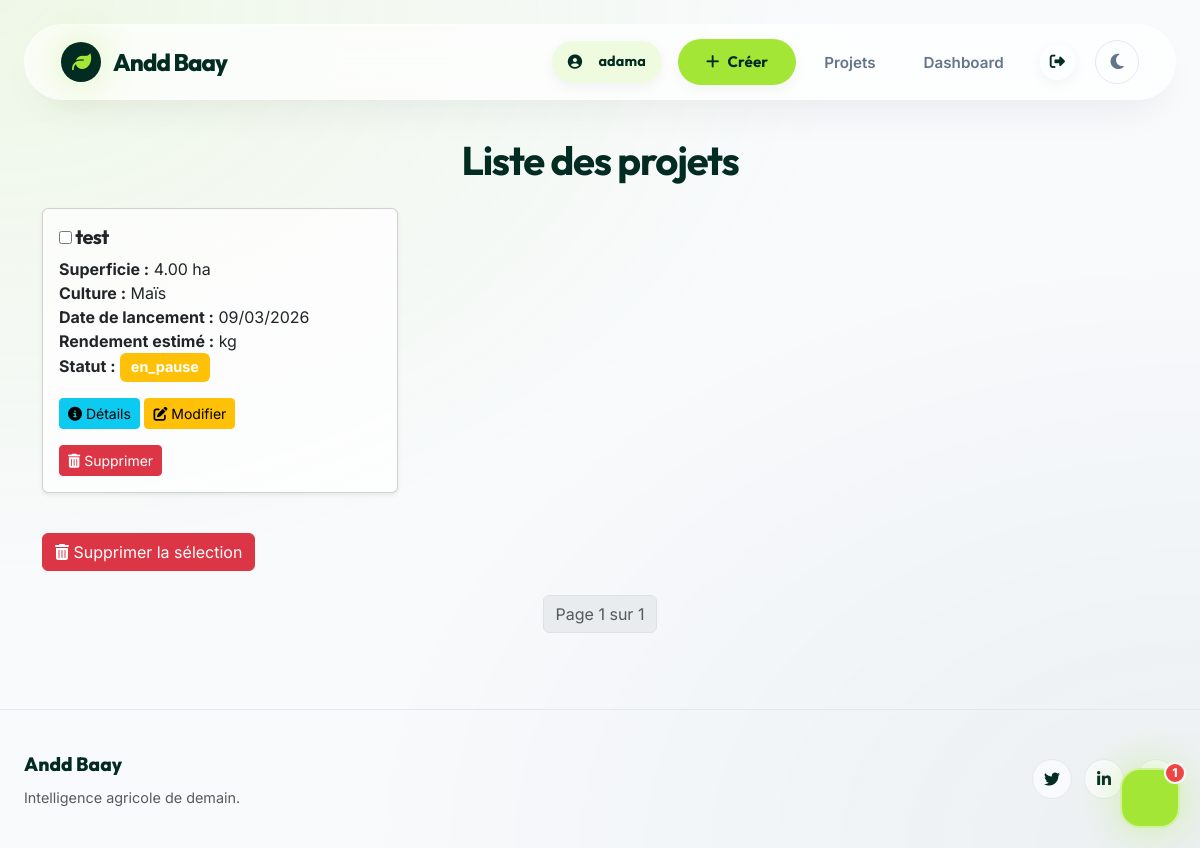
Before: /liste-projets/ (signed in) with the older database file.
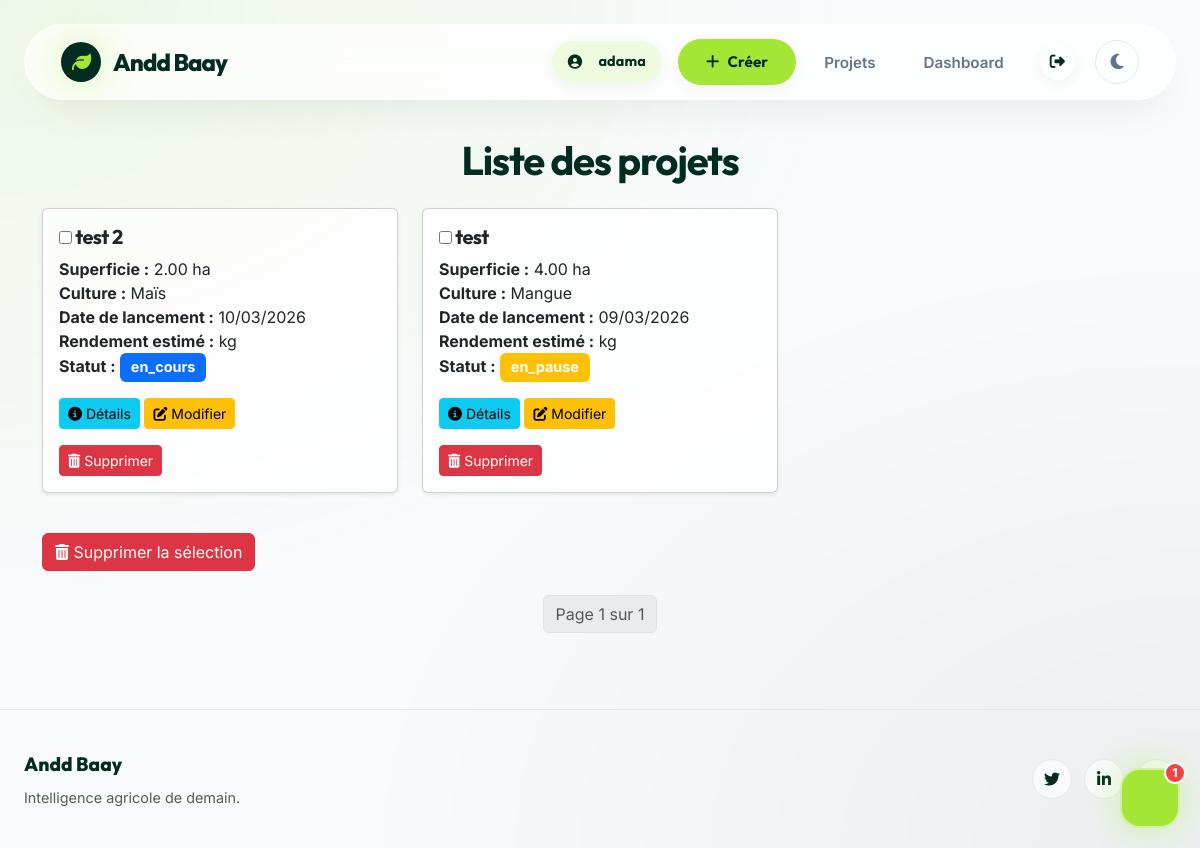
After: the same page with the newer database file.
### baay/models.py (models this page shows, shortened)
class Projet(models.Model):
    STATUT_CHOICES = [
        ('en_cours', 'En cours'),
        ('en_pause', 'En pause'),
        ('fini', 'Fini'),
    ]
    id = models.UUIDField(primary_key=True, default=uuid.uuid4, editable=False)
    nom = models.CharField(max_length=200)
    statut = models.CharField(max_length=20, choices=STATUT_CHOICES, default='en_cours')
    utilisateur = models.ForeignKey(Profile, on_delete=models.CASCADE)
    culture = models.ForeignKey(ProduitAgricole, on_delete=models.CASCADE)
    localite = models.ForeignKey(Localite, on_delete=models.CASCADE)
    superficie = models.DecimalField(max_digits=10, decimal_places=2)
    date_lancement = models.DateField()
    rendement_estime = models.DecimalField(max_digits=10, decimal_places=2, null=True, blank=True)

class ProduitAgricole(models.Model):
    STATUTS = [
        ('En croissance', 'En croissance'),
        ('Récolté', 'Récolté'),
        ('Problème', 'Problème'),
        ('Autre', 'Autre'),
    ]
    id = models.UUIDField(primary_key=True, default=uuid.uuid4, editable=False)
    nom = models.CharField(max_length=100, unique=True)
    description = models.TextField(blank=True, null=True)
    saison = models.CharField(max_length=50, blank=True, null=True)
    prix_par_kg = models.DecimalField(max_digits=10, decimal_places=2, blank=True, null=True)
    apport_nutritionnel = models.TextField(blank=True, null=True)
    quantite_disponible = models.DecimalField(max_digits=10, decimal_places=2, blank=True, null=True)
    periode_recolte = models.CharField(max_length=100, blank=True, null=True)
    duree_avant_recolte = models.IntegerField(blank=True, null=True)
    rendement_moyen = models.DecimalField(max_digits=10, decimal_places=2, blank=True, null=True)
    etat = models.CharField(max_length=100, choices= STATUTS, default='En croissance')

### baay/views.py (the view)
# urls.py: path('liste-projets/', views.liste_projets, name='liste_projets'),
@login_required
def liste_projets(request):
    projets_list = Projet.objects.filter(utilisateur=request.user.profile).order_by('-date_lancement')  # Ordonner par date de lancement
    paginator = Paginator(projets_list, 10)  # Affichez 10 projets par page
    page_number = request.GET.get('page')
    projets = paginator.get_page(page_number)
    return render(request, 'projets/liste_projets.html', {'projets': projets})

### templates/projets/liste_projets.html (shortened to what this page needs)
{% extends 'base.html' %}
{% block content %}
<div class="container animate__animated animate__fadeIn">
    <h1 class="text-center mb-4" style="border-radius: 15px;">Liste des projets</h1>
    <form id="delete-form" method="POST" action="{% url 'supprimer_projets' %}">
        <div class="row">
            {% for projet in projets %}
            <div class="col-md-4 mb-4">
                <div class="card h-100 shadow-sm animate__animated animate__fadeInUp">
                    <div class="card-body">
                        <h5 class="card-title">
                            <input type="checkbox" height="50px" width="50px" name="projets" value="{{ projet.id }}"> {{ projet.nom }}
                        </h5>
                        <p class="card-text">
                            <strong>Superficie :</strong> {{ projet.superficie }} ha<br>
                            <strong>Culture :</strong> {{ projet.culture.nom }}<br>
                            <strong>Date de lancement :</strong> {{ projet.date_lancement|date:"d/m/Y" }}<br>
                            <strong>Rendement estimé :</strong> {{ PredictionRendement.rendement_estime }} kg<br>
                            <strong>Statut :</strong>
                            <span class="badge
                                {% if projet.statut == 'en_cours' %}bg-primary
                                {% elif projet.statut == 'fini' %}bg-success
                                {% elif projet.statut == 'en_pause' %}bg-warning
                                {% else %}bg-secondary
                                {% endif %}">
                                {{ projet.statut }}
                            </span>
                        </p>
                        <a href="{% url 'detail_projet' projet.id %}" class="btn btn-info btn-sm">
                            <i class="fas fa-info-circle"></i> Détails
                        </a>
                        <a href="{% url 'modifier_projet' projet.id %}" class="btn btn-warning btn-sm">
                            <i class="fas fa-edit"></i> Modifier
                        </a>
                        <a href="{% url 'supprimer_projet' projet.id %}" class="btn btn-danger btn-sm" onclick="return confirm('Confirmer la suppression de ce projet ?');">
                            <i class="fas fa-trash-alt"></i> Supprimer
                        </a>
                    </div>
                </div>
            </div>
            {% endfor %}
        </div>
        <button type="submit" class="btn btn-danger mt-3" onclick="return confirm('Confirmer la suppression des projets sélectionnés ?');">
            <i class="fas fa-trash-alt"></i> Supprimer la sélection
        </button>
    </form>
    <nav aria-label="Page navigation" class="mt-4">
        <ul class="pagination justify-content-center">
            <li class="page-item disabled">
                <span class="page-link">Page {{ projets.number }} sur {{ projets.paginator.num_pages }}</span>
            </li>
        </ul>
    </nav>
</div>
{% endblock %}

### templates/base.html (shortened to what this page needs)
{% load static %}
<!DOCTYPE html>
<html lang="fr">
<head>
    <link href="https://cdn.jsdelivr.net/npm/bootstrap@5.3.0/dist/css/bootstrap.min.css" rel="stylesheet" />
    <link href="https://cdnjs.cloudflare.com/ajax/libs/font-awesome/6.4.0/css/all.min.css" rel="stylesheet" />
    <link href="https://cdnjs.cloudflare.com/ajax/libs/animate.css/4.1.1/animate.min.css" rel="stylesheet" />
</head>
<body>
    <div class="bg-mesh"></div>
    <div class="navbar-wrapper">
        <nav class="navbar navbar-expand-lg navbar-floating animate__animated animate__fadeInDown">
            <div class="container-fluid">
                <a class="navbar-brand" href="{% url 'home' %}">
                    <div class="brand-icon"><i class="fas fa-leaf"></i></div>
                    Andd Baay
                </a>
                <div class="collapse navbar-collapse" id="navbarNav">
                    <ul class="navbar-nav ms-auto align-items-center gap-2">
                        {% if user.is_authenticated %}
                            <li class="nav-item me-2">
                                <a href="{% url 'profil' %}" class="btn-modern btn-outline-modern" style="padding: 10px 16px; border:none; background: rgba(163, 230, 53, 0.15); font-size: 0.9rem;">
                                    <i class="fas fa-user-circle me-2"></i> {{ user.first_name|default:user.username }}
                                </a>
                            </li>
                            <li class="nav-item"><a class="btn-modern btn-primary-modern" href="{% url 'creer_projet' %}"><i class="fas fa-plus"></i> Créer</a></li>
                            <li class="nav-item"><a class="nav-link-custom" href="{% url 'liste_projets' %}">Projets</a></li>
                            <li class="nav-item"><a class="nav-link-custom" href="{% url 'dashboard' %}">Dashboard</a></li>
                            <li class="nav-item ms-lg-2"><a class="btn-modern btn-outline-modern border-0 text-danger" href="{% url 'logout' %}" style="padding:10px;"><i class="fas fa-sign-out-alt"></i></a></li>
                        {% else %}
                            <li class="nav-item"><a class="btn-modern btn-outline-modern" href="{% url 'login' %}">Connexion</a></li>
                            <li class="nav-item"><a class="btn-modern btn-primary-modern" href="{% url 'register' %}">Inscription</a></li>
                        {% endif %}
                        <li class="nav-item">
                            <button id="themeToggle" class="theme-toggle" aria-label="Changer de thème">
                                <i class="fas fa-moon" id="darkIcon"></i>
                            </button>
                        </li>
                    </ul>
                </div>
            </div>
        </nav>
    </div>
    <main>
        <div class="container-modern animate__animated animate__fadeIn">
            {% block content %}
            {% endblock %}
        </div>
    </main>
    <footer>
        <div class="container-modern">
            <div class="footer-content">
                <div>
                    <span class="footer-brand">Andd Baay</span>
                    <p class="text-muted mt-2 mb-0" style="font-size: 0.9rem;">Intelligence agricole de demain.</p>
                </div>
                <div class="social-links">
                    <a href="#"><i class="fab fa-twitter"></i></a>
                    <a href="#"><i class="fab fa-linkedin-in"></i></a>
                    <a href="#"></a>
                </div>
            </div>
        </div>
    </footer>
    <div class="chat-bubble-container">
        <div class="chat-bubble" id="chatBubble">
            <div class="chat-notification" id="chatNotification">1</div>
        </div>
    </div>
</body>
</html>

### templates/base.html (style rules this page uses)
:root { --primary: #022c22; --primary-light: #064e3b; --accent: #a3e635; --accent-hover: #bef264; --bg-main: #f8fafc; --card-bg: rgba(255, 255, 255, 0.85); --text-main: #0f172a; --text-muted: #64748b; --border-color: #e2e8f0; --glass-bg: rgba(255, 255, 255, 0.7); --glass-border: rgba(255, 255, 255, 0.5); --radius-pill: 9999px; --radius-card: 28px; --radius-input: 16px; --shadow-soft: 0 20px 40px -15px rgba(2, 44, 34, 0.08); --shadow-glow: 0 0 40px rgba(163, 230, 53, 0.4); --font-display: 'Outfit', sans-serif; --font-body: 'Inter', sans-serif; --transition: 0.3s cubic-bezier(0.4, 0, 0.2, 1); }
body { font-family: var(--font-body); background-color: var(--bg-main); color: var(--text-main); min-height: 100vh; display: flex; flex-direction: column; overflow-x: hidden; transition: background-color var(--transition), color var(--transition); }
h1, h2, h3, h4, h5, h6 { font-family: var(--font-display); font-weight: 700; letter-spacing: -0.03em; color: var(--primary); }
a { text-decoration: none; color: var(--primary); transition: color var(--transition); }
.navbar-wrapper { position: sticky; top: 24px; z-index: 100; padding: 0 24px; }
.navbar-floating { background: var(--glass-bg); backdrop-filter: blur(24px); -webkit-backdrop-filter: blur(24px); border: 1px solid var(--glass-border); border-radius: var(--radius-pill); padding: 12px 24px; box-shadow: var(--shadow-soft); max-width: 1200px; margin: 0 auto; transition: all var(--transition); }
.navbar-brand { font-family: var(--font-display); font-weight: 800; font-size: 1.5rem; color: var(--primary) !important; letter-spacing: -0.04em; display: flex; align-items: center; gap: 12px; }
.brand-icon { display: flex; align-items: center; justify-content: center; width: 40px; height: 40px; background: var(--primary); color: var(--accent); border-radius: 50%; font-size: 1.2rem; box-shadow: var(--shadow-glow); }
.nav-link-custom { color: var(--text-muted); font-weight: 600; font-size: 0.95rem; padding: 10px 20px; border-radius: var(--radius-pill); transition: all var(--transition); }
.btn-modern { padding: 12px 28px; border-radius: var(--radius-pill); font-family: var(--font-display); font-weight: 700; font-size: 0.95rem; border: none; transition: all 0.4s cubic-bezier(0.175, 0.885, 0.32, 1.275); display: inline-flex; align-items: center; gap: 8px; letter-spacing: 0.01em; box-shadow: 0 4px 14px rgba(0,0,0,0.05); }
.btn-primary-modern { background-color: var(--accent); color: #022c22 !important; }
.btn-outline-modern { background-color: transparent; border: 2px solid var(--border-color); color: var(--primary) !important; }
main { flex: 1; padding: 60px 0; position: relative; z-index: 10; }
.container-modern { max-width: 1200px; margin: 0 auto; padding: 0 24px; }
.theme-toggle { width: 44px; height: 44px; border-radius: 50%; display: flex; align-items: center; justify-content: center; background: transparent; border: 1px solid var(--border-color); color: var(--text-muted); font-size: 1.1rem; cursor: pointer; transition: all var(--transition); margin-left: 12px; }
.chat-bubble-container { position: fixed; bottom: 20px; right: 20px; z-index: 1050; }
.chat-bubble { width: 60px; height: 60px; background: var(--accent); color: #022c22; border-radius: 20px; display: flex; align-items: center; justify-content: center; cursor: pointer; box-shadow: var(--shadow-glow); transition: all 0.5s cubic-bezier(0.34, 1.56, 0.64, 1); font-size: 24px; border: 2px solid rgba(255,255,255,0.5); }
.chat-notification { position: absolute; top: -6px; right: -6px; background: #ef4444; color: white; border-radius: 50%; width: 22px; height: 22px; font-size: 12px; font-weight: 800; display: flex; align-items: center; justify-content: center; opacity: 0; transition: all var(--transition); border: 2px solid var(--bg-main); }
.chat-notification.show { opacity: 1; transform: scale(1); }
footer { padding: 40px 0; border-top: 1px solid var(--border-color); margin-top: auto; }
.footer-content { display: flex; justify-content: space-between; align-items: center; flex-wrap: wrap; gap: 20px; }
.footer-brand { font-family: var(--font-display); font-weight: 800; font-size: 1.2rem; color: var(--primary); }
.social-links { display: flex; gap: 12px; }
.social-links a { width: 40px; height: 40px; border-radius: 50%; display: flex; align-items: center; justify-content: center; background: var(--bg-main); color: var(--primary); border: 1px solid var(--border-color); transition: all var(--transition); }

Changed rows visible on the page:
added Projet: nom "test 2", superficie "2.00", culture.nom "Maïs", date_lancement "10/03/2026", statut "en_cours"
changed Projet "test": culture.nom "Maïs" → "Mangue"
